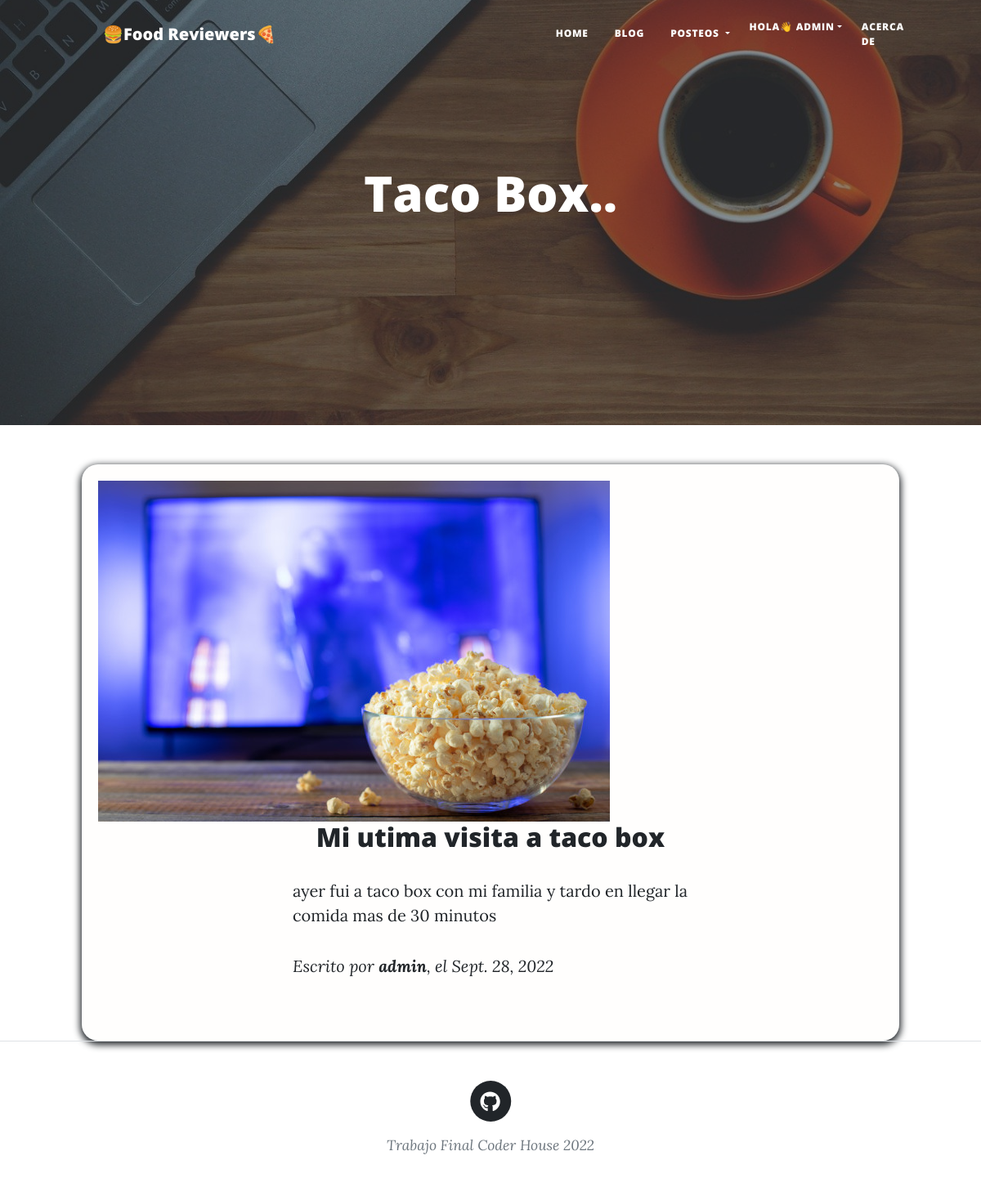
/blog/verPublicacion/43 (signed in), run on the app's committed database.
### blog/models.py (models this page shows, shortened)
class Posteo(models.Model):
    id = models.AutoField(primary_key = True)
    titulo = models.CharField('Titulo', max_length=255, blank = False,null=False)
    descripcion = models.CharField('Descripcion', max_length=120, blank = False,null=False)
    contenido = RichTextField(blank=True,null=True)
    imagen = models.ImageField(blank=False,null=True, upload_to="imgposts")
    autor= models.ForeignKey(User, null=True ,on_delete=models.SET_NULL)
    fecha_creacion = models.DateField('Fecha de  creacion',auto_now=False,auto_now_add=True)
    class Meta:
        verbose_name_plural = 'Posteos'

### blog/views.py (the view)
# urls.py: path('verPublicacion/<pk>', verPublicacion.as_view(), name ='verPublicacion'),
class verPublicacion(DetailView):
    model = Posteo
    template_name = "blog/verPublicacion.html"

### blog/templates/blog/verPublicacion.html (shortened to what this page needs)
{% extends "blog/padre.html" %}
{% load static %}
{% block header %}
<header class="masthead" id="borde">
    <div class="container position-relative px-4 px-lg-5">
        <div class="row gx-4 gx-lg-5 justify-content-center">
            <div class="col-md-10 col-lg-8 col-xl-7">
                <div class="site-heading">
                    <h1 class="mb-5" style="font-size:60px;">{{ posteo.titulo }}..</h1>
                </div>
            </div>
        </div>
    </div>
</header>
{% endblock %}
{% block contenido %}
    <div class="contenedorInicio">
        <section class="mb-4">
            <div>
                {% if posteo.imagen %}
                    <img src="{{ posteo.imagen.url | safe }}" class="img-fluid imagenPosteo">
                {% endif %}
            </div>
            <div class="container px-4 px-lg-5">
                <div class="row gx-4 gx-lg-5 justify-content-center">
                    <div class="col-md-10 col-lg-8 col-xl-7">
                        <h2 class="text-center posteoDescripcion"> {{ posteo.descripcion }}</h2>
                        <p class=""> {{ posteo.contenido | safe }}</p>
                        <p class=""> <em>Escrito por <strong><i>{{ posteo.autor }}</i></strong>, el
                        {{ posteo.fecha_creacion }}</em></p>
                    </div>
                </div>
            </div>
        </section>
    </div>
{% endblock %}

### blog/templates/blog/padre.html (shortened to what this page needs)
<!DOCTYPE html>
<html lang="en">
    <head>
        {% load static %}
        <link href="{% static '/blog/css/styles.css' %}" rel="stylesheet" />
        <link href="{% static '/blog/css/estilo-acerca.css' %}" rel="stylesheet" />
        <link href="{% static '/blog/css/form-regis.css' %}" rel="stylesheet" />
        <link href="{% static '/blog/css/home-style.css' %}" rel="stylesheet" />
    </head>
    <body>
        <nav class="navbar-expand-lg navbar-light" id="mainNav">
            <div class="container px-4 px-lg-5"">
                <nav class="navbar navbar-expand-md navbar-light">
                    <div class="container px-4 px-lg-5">
                        <a href="{% url 'inicio'%}" class="navbar-brand">🍔Food Reviewers🍕</a>
                    </div>
                    <div id="navbarResponsive" class="collapse navbar-collapse">
                        <ul class="navbar-nav ms-auto py-4 py-lg-0">
                            <li class="nav-item">
                                <a class="nav-link active px-lg-3 py-3 py-lg-4" href="{% url 'inicio'%}">Home</a>
                            </li>
                            <li class="nav-item">
                                <a class="nav-link px-lg-3 py-3 py-lg-4" href="{% url 'blog' %}">Blog</a>
                            </li>
                            <li class="nav-item dropdown">
                                <a class="nav-link dropdown-toggle px-lg-3 py-3 py-lg-4" id="navbarDropdownBlog"href="#" role="button" data-bs-toggle="dropdown" aria-expanded="false">
                                    Posteos
                                </a>
                            </li>
                            <li class="nav-item dropdown">
                                {% if user.is_authenticated %}
                                <a class="nav-link dropdown-toggle px-lg-2 py-1 py-lg-3" id="navbarDropdownBlog"href="#" role="button" data-bs-toggle="dropdown" aria-expanded="false">
                                    Hola👋 {{ user.username }}<img class="rounded-circle" src="{{ imagen }}" alt="" style="max-width: 35px; max-height: 35px;"></a>
                                {% endif %}
                            </li>
                            <li class="nav-item">
                                <a class="nav-link px-lg-3 py-3 py-lg-3" href="{% url 'acerca-de' %}">Acerca de</a>
                            </li>
                        </ul>
                    </div>
                </nav>
            </div>
        </nav>
        {% block header %}
        {% endblock %}
        <main>
            {% block contenido %}
            {% endblock %}
        </main>
        <footer class="border-top">
            <div class="container px-4 px-lg-5">
                <div class="row gx-4 gx-lg-5 justify-content-center">
                    <div class="col-md-10 col-lg-8 col-xl-7">
                        <ul class="list-inline text-center">
                            <li class="list-inline-item">
                                <a href="https://github.com/TomasRivetta/FoodReviewer" target="_blank">
                                    <span class="fa-stack fa-lg">
                                        <i class="fas fa-circle fa-stack-2x"></i>
                                        <i class="fab fa-github fa-stack-1x fa-inverse"></i>
                                    </span>
                                </a>
                            </li>
                        </ul>
                        <div class="small text-center text-muted fst-italic">Trabajo Final Coder House 2022</div>
                    </div>
                </div>
            </div>
        </footer>
    </body>
</html>

### blog/static/blog/css/home-style.css (style rules this page uses)
.contenedorInicio { margin-top: 40px; background-color: rgba(250,240,230,0.1); border-radius: 20px; margin-left: 100px; margin-right: 100px; padding: 20px; box-shadow: 0 3px 8px 2px; }

### data on the page
Posteo: titulo "Taco Box", imagen (picture), descripcion "Mi utima visita a taco box", contenido "ayer fui a taco box con mi familia y tardo en llegar la comida mas de 30 minutos", autor "admin", fecha_creacion "Sept. 28, 2022"

### other printed values
{{ user.username }} "ADMIN"
